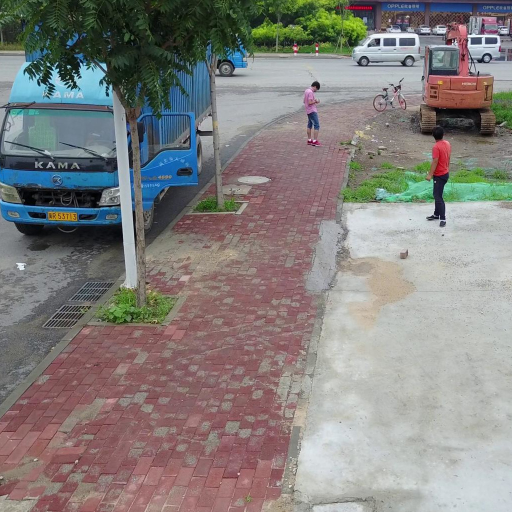
#> input picture Images/visdrone_1024.jpg, 1024 x 1024 px (shown at 1/2 size); its folder holds 6 pictures in this run
$ python benchmarking.py   (older library calls are emulated)
#> lines starting #> are read from the running program, lines starting #| are printed output that depends on the picture
### custom_spatial_based.py
import numpy as np
from help_functions import grow_tamper_pixels_single_channel, fix_voids_using_interpolation, reduce_img_size, maxpool2d, do_inpainting


# [16 lines left out: function fix_hi_using_lo, not called in this run]


def vectorized_random_auth_data_locations(rng, size_x, size_y):
    """
    Vectorized function to randomize authentication data locations
    """

    # We know that the number of length and width pixels will always be even,
    # so we can take the max values of 2x2 areas without having to worry about padding
    a = rng.random(size=(size_x * size_y // 4, 4))

    # Set max values to one
    # Use [:,None] to turn the 1D max array into a 2D array,
    # which is needed for appropriate boolean matching
    b = (a == a.max(axis=1)[:,None]).astype(int)

    # Reshape into desired shape:
    auth_loc_mask = np.empty((size_x, size_y), dtype=int)
    auth_loc_mask[0::2, :] = b[:, :2].reshape(-1, size_y)
    auth_loc_mask[1::2, :] = b[:, 2:].reshape(-1, size_y)

    data_loc_mask = auth_loc_mask * (-1) + 1

    return auth_loc_mask.astype(bool), data_loc_mask.astype(bool)


# [209 lines left out: functions __void_index_to_data_indices, embed_watermark_no_vectorization, tamper_detection_no_vectorization, not called in this run]


def embed_watermark(input_img, seed):
    """
    Watermark embedding
    """
    # Generate recovery watermark
    base_x, base_y = input_img.shape[:2]
    # n_channels = 3 if len(input_img.shape) == 3 else 1
    n_channels = input_img.shape[2]
    size_x_lo=base_x // 4
    size_y_lo=base_y // 4
    size_x_hi=base_x // 2
    size_y_hi=base_y // 2
    # Low resolution and high resolution recovery watermarks
    rec_w_lo = reduce_img_size(input_image=input_img, new_size_x=size_x_lo, new_size_y=size_y_lo)
    rec_w_hi = reduce_img_size(input_image=input_img, new_size_x=size_x_hi, new_size_y=size_y_hi)
    # display_images([input_img, rec_w_hi, rec_w_lo], "Original, High quality, Low quality")

    # Generate authentication watermark
    auth_w_size_x = base_x // 2
    auth_w_size_y = base_y // 2
    rng = np.random.default_rng(seed=seed)

    auth_w = rng.integers(low=0, high=4, size=(auth_w_size_x * auth_w_size_y, n_channels), dtype=int)

    auth_loc, data_loc = vectorized_random_auth_data_locations(rng=rng, size_x=base_x, size_y=base_y)

    # Put all reconstruction watermarks in one big list
    # High resolution subarrays
    hi_numel = size_x_hi * size_y_hi
    rec_w_hi = rec_w_hi.reshape((hi_numel, n_channels))
    hi0 = (rec_w_hi >> 6) & 3
    hi1 = (rec_w_hi >> 4) & 3
    hi_arr = np.concat([hi0, hi1])

    # Low resolution subarrays
    lo_numel = size_x_lo * size_y_lo
    rec_w_lo = rec_w_lo.reshape((lo_numel, n_channels))
    lo0 = (rec_w_lo >> 6) & 3
    lo1 = (rec_w_lo >> 4) & 3
    lo_arr = np.concat([lo0, lo1, lo0, lo1])

    # Concatenate all data
    data_array = np.concat([hi_arr, lo_arr])

    # Shuffle the array
    shuffle_indices = np.arange(2* hi_numel + 4*lo_numel)
    rng.shuffle(shuffle_indices)

    data_array = data_array[shuffle_indices]

    base_array = np.empty((base_x, base_y, n_channels), dtype=np.uint8)

    base_array[auth_loc] = auth_w
    base_array[data_loc] = data_array
    # print(input_img.shape, base_array.shape)

    return (input_img & 0b11111100) | base_array


# [270 lines left out: functions tamper_detection, __tamper_detection_for_test, recovery, not called in this run]

### help_functions.py
"""
Module implementing help functions for the rest of the project
"""

import matplotlib.pyplot as plt
import numpy as np
from enum import Enum, auto
import cv2
import copy
# from cv2 import resize


class BinaryClassification:

    # [24 lines left out: function __init__, not called in this run]

    def recall(self):
        return self.tp / (self.tp + self.fn)

    # [10 lines left out: functions precision, f1, not called in this run]

    def fpr(self):
        return self.fp / (self.fp + self.tn)

    def fnr(self):
        return self.fn / (self.fn + self.tp)


# [228 lines left out: functions flip_binary_array, grow_tamper_pixels_single_channel, fix_voids_using_interpolation, fix_voids_using_interpolation_, fix_voids_using_interpolation_fast, not called in this run]


def reduce_img_size(input_image, **kwargs):
    new_size_x = kwargs.get("new_size_x", input_image.shape[0] // 2)
    new_size_y = kwargs.get("new_size_y", input_image.shape[1] // 2)
    return cv2.resize(input_image, (new_size_y, new_size_x))

# [65 lines left out: functions do_inpainting, sharpen, maxpool2d, display_images, not called in this run]

### benchmarking.py
"""
Own code that evaluates existing and new fragile watermarking schemes
"""
import secrets
import os
import shutil
import json
import imageio.v2 as imageio
from enum import Enum
from generic_attacks import *
from skimage.metrics import mean_squared_error, structural_similarity, peak_signal_noise_ratio

from help_functions import display_images, BinaryClassification
import numpy as np
from time import time

from median_method import do_self_embedding_rgb as embed_median
from median_method import tamper_detection as tamper_detection_median
from median_method import recovery as recovery_median

from original_code_interface import do_fast_embedding as embed_double_dwt_fast
from original_code_interface import do_fast_tamper_detection as tamper_detection_double_dwt_fast
from original_code_interface import do_fast_recovery as recovery_double_dwt_fast

from custom_spatial_based import embed_watermark as embed_hi_lo_spatial
from custom_spatial_based import tamper_detection as tamper_detection_hi_lo_spatial
from custom_spatial_based import recovery as recovery_hi_lo_spatial

from svd_based import do_svd_and_block_based_watermarking as embed_svd
from svd_based import tamper_detection as tamper_detection_svd
from svd_based import recovery as recovery_svd

from molina_garcia import watermark_embedding as embed_molina_garcia
from molina_garcia import tamper_detection as tamper_detection_molina_garcia
from molina_garcia import recovery as recovery_molina_garcia

from lbp_based import do_self_embedding_rgb as embed_sisaudia
from lbp_based import tamper_detection as tamper_detection_sisaudia
from lbp_based import recovery as recovery_sisaudia

from grayscale_recovery import watermarking as embed_grayscale
from grayscale_recovery import tamper_detection as tamper_detection_grayscale
from grayscale_recovery import recovery as recovery_grayscale

BENCHMARKS_PATH = os.path.join(os.path.dirname(__file__), "benchmarking")
BENCHMARK_IMAGES_PATH = os.path.join(BENCHMARKS_PATH, "evaluation_image_results")

def store_image(image, path, name, format):
    uri = os.path.join(path, name + ".{}".format(format))
    imageio.imwrite(uri=uri, im=image, format=format)


def store_image(image, path, name, format):
    uri = os.path.join(path, name + ".{}".format(format))
    imageio.imwrite(uri=uri, im=image, format=format)

def create_or_append_dir(dir_path):
    if not os.path.isdir(dir_path):
        os.makedirs(dir_path)

# [4 lines left out: function create_clean_dir, not called in this run]

def technique_to_filepath(technique):

    filename = technique + ".json"
    file_path = os.path.join(BENCHMARKS_PATH, filename)

    return file_path

def initialize_performance_metrics_file(technique):
    file_path = technique_to_filepath(technique=technique)

    if not os.path.isfile(file_path):
        with open(file_path, "w") as fp:
            start_dict = {"method": technique, "images": {}}
            json.dump(start_dict, fp)

def add_img_to_performance_metrics_file(technique, image_name, img_size_x, img_size_y, img_channels, format=None):
    file_path = technique_to_filepath(technique=technique)

    with open(file_path, "r") as fp:
        file_dict = json.load(fp)

    metadata_dict = {
        "size_x": img_size_x,
        "size_y": img_size_y,
        "channels": img_channels,
        "format": "" if format is None else format
    }

    if image_name not in file_dict["images"]:
        file_dict["images"][image_name] = {"metadata": metadata_dict, "benchmarks": {}}
    else:
        # Update metadata:
        file_dict["images"][image_name]["metadata"] = metadata_dict

    # Store dict again
    with open(file_path, "w+") as fp:
        json.dump(file_dict, fp)

# [39 lines left out: functions update_performance_metrics_file, benchmark_method_time, tamper_detection_evaluation, not called in this run]

def image_metrics(image_true, image_test):

    mse = mean_squared_error(image0=image_true, image1=image_test)

    psnr = peak_signal_noise_ratio(image_true=image_true, image_test=image_test)

    # For non-square images: The SSIM should use a window size with odd values smaller than the smallest side of the image
    # For now, use 11x11 windows
    ssim = structural_similarity(im1=image_true, im2=image_test, win_size=11, data_range=255, channel_axis=2)

    return mse, psnr, ssim

# [92 lines left out: functions process_attack, test_random_crop_center_attack, test_value_crop_center_attack, not called in this run]

def run_evaluation_suite_full(input_image, embedding_method, tamper_detection_method, recovery_method,
                              n_timing_iterations, technique_name, image_name, format, do_benchmarking=True, do_attack_suite=True):
    # Prelims
    img_storage_path = os.path.join(BENCHMARK_IMAGES_PATH, technique_name)

    size_x, size_y = input_image.shape[:2]
    n_channels = 1 if (len(input_image.shape) == 2) else input_image.shape[-1]

    create_or_append_dir(img_storage_path)

    initialize_performance_metrics_file(technique=technique_name)

    add_img_to_performance_metrics_file(technique=technique_name,
                                        image_name=image_name,
                                        img_size_x=size_x,
                                        img_size_y=size_y,
                                        img_channels=n_channels,
                                        format=format)
    # Start benchmarking measurements
    watermarked = embedding_method(input_image)
    base_mse, base_psnr, base_ssim = image_metrics(image_true=input_image, image_test=watermarked)

    if do_benchmarking:
        emb_time = benchmark_method_time(input_image=input_image, method=embedding_method,
                                        kwargs={}, n_iterations=n_timing_iterations)

        update_performance_metrics_file(technique=technique_name,
                                        image_name=image_name,
                                        test_name="embedding",
                                        mse=base_mse,
                                        psnr=base_psnr,
                                        ssim=base_ssim,
                                        time=emb_time)

        det_time = benchmark_method_time(input_image=input_image, method=tamper_detection_method,
                                        kwargs={}, n_iterations=n_timing_iterations)

        update_performance_metrics_file(technique=technique_name,
                                        image_name=image_name,
                                        test_name="tamper_detection",
                                        mse=-1,
                                        psnr=-1,
                                        ssim=-1,
                                        time=det_time)

    if do_attack_suite:
        crop_percentages = [0.1, 0.25, 0.5, 0.75, 0.9]

        for percentage in crop_percentages:
            test_random_crop_center_attack(
                original=input_image, watermarked=watermarked, detection_method=tamper_detection_method,
                recovery_method=recovery_method,
                technique=technique_name, image_name=image_name, display=False,
                benchmark_recovery_time=0, storage_dir=img_storage_path, percentage=percentage)

            test_value_crop_center_attack(
                original=input_image, watermarked=watermarked, detection_method=tamper_detection_method,
                recovery_method=recovery_method,
                technique=technique_name, image_name=image_name, display=False, value=0,
                benchmark_recovery_time=0, storage_dir=img_storage_path, percentage=percentage)


# [23 lines left out: function evaluate_double_dwt_fast, not called in this run]


def evaluate_hi_lo_spatial(input_image, image_name, format=None, do_benchmarking=True, do_attack_suite=True):
    # Housekeeping
    technique_name = "hi_lo_spatial"
    seed = secrets.randbits(128)

    def embedding_method(img):
        return embed_hi_lo_spatial(input_img=img, seed=seed)

    # [13 lines left out: functions tamper_detection_method, recovery_method, not called in this run]

    run_evaluation_suite_full(input_image=input_image,
                              embedding_method=embedding_method,
                              tamper_detection_method=tamper_detection_method,
                              recovery_method=recovery_method, n_timing_iterations=100,
                              technique_name=technique_name, image_name=image_name, format=format,
                              do_benchmarking=do_benchmarking, do_attack_suite=do_attack_suite)

# [135 lines left out: functions evaluate_grayscale, evaluate_svd, evaluate_molina_garcia, evaluate_median, evaluate_sisaudia, not called in this run]

class WatermarkingMethod(Enum):
    DoubleDWTFast = "double_dwt_fast"
    LimitedFreqLo = "limited_freq_lo"
    # HiLoFreq = "hi_lo_freq"
    HiLoSpatial = "hi_lo_spatial"
    Median = "median"
    SVD = "svd"
    MolinaGarcia = "molina_garcia"
    Sisaudia = "sisaudia"
    Grayscale = "grayscale"


def get_evaluation_function(method: WatermarkingMethod):
    if method == WatermarkingMethod.DoubleDWTFast:
        return evaluate_double_dwt_fast
    # elif method == WatermarkingMethod.HiLoFreq:
    #     return evaluate_hi_lo_freq
    elif method == WatermarkingMethod.HiLoSpatial:
        return evaluate_hi_lo_spatial
    elif method == WatermarkingMethod.Median:
        return evaluate_median
    elif method == WatermarkingMethod.SVD:
        return evaluate_svd
    elif method == WatermarkingMethod.MolinaGarcia:
        return evaluate_molina_garcia
    elif method == WatermarkingMethod.Sisaudia:
        return evaluate_sisaudia
    elif method == WatermarkingMethod.Grayscale:
        return evaluate_grayscale
    else:
        raise ValueError


def load_image(image_name: str, image_filename: str = None):
    current_directory = os.path.dirname(__file__)
    if image_filename is None:
        img_path = os.path.join(current_directory, 'Images/{}.tiff'.format(image_name))
    else:
        img_path = os.path.join(current_directory, 'Images', image_filename)
    img = imageio.imread(img_path)

    return img, img_path


def do_evaluation(method: WatermarkingMethod, image_name: str, image_filename: str = None, do_benchmarking=True, do_attack_suite=True):
    img, img_path = load_image(image_name=image_name, image_filename=image_filename)
    get_evaluation_function(method=method)(input_image=img, image_name=image_name, format=os.path.splitext(img_path)[-1], do_benchmarking=do_benchmarking, do_attack_suite=do_attack_suite)


# [5 lines left out: function run_all_evaluations, not called in this run]

def run_all_evaluations_1024():
    methods = [WatermarkingMethod.HiLoSpatial, WatermarkingMethod.DoubleDWTFast, WatermarkingMethod.Sisaudia, WatermarkingMethod.Median, WatermarkingMethod.MolinaGarcia, WatermarkingMethod.Grayscale, WatermarkingMethod.SVD]
    for method in methods:
        do_evaluation(method=method, image_name="visdrone_1024", image_filename="visdrone_1024.jpg")
#> in load_image, img is the input picture: shape (1024, 1024, 3); mean R, G, B 131.6, 128.2, 126
#> in reduce_img_size, `return cv2.resize(input_image, (new_size_y, new_size_x))`:
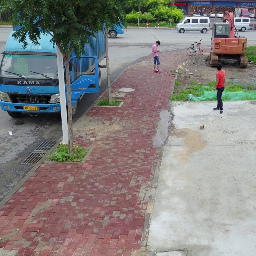
#> returned value: shape (256, 256, 3); mean of channels 0, 1, 2 131.8, 128.4, 126.1; drawn as R, G, B
#> in reduce_img_size (call 2), `return cv2.resize(input_image, (new_size_y, new_size_x))`:
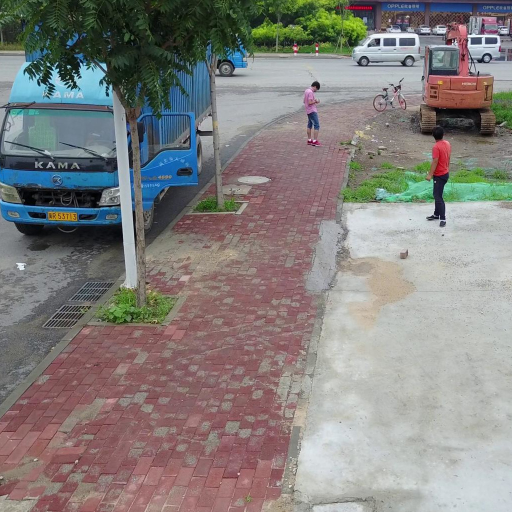
#> returned value: shape (512, 512, 3); mean of channels 0, 1, 2 131.7, 128.3, 126.1; drawn as R, G, B
#> in vectorized_random_auth_data_locations, `auth_loc_mask[0::2, :] = b[:, :2].reshape(-1, size_y)`:
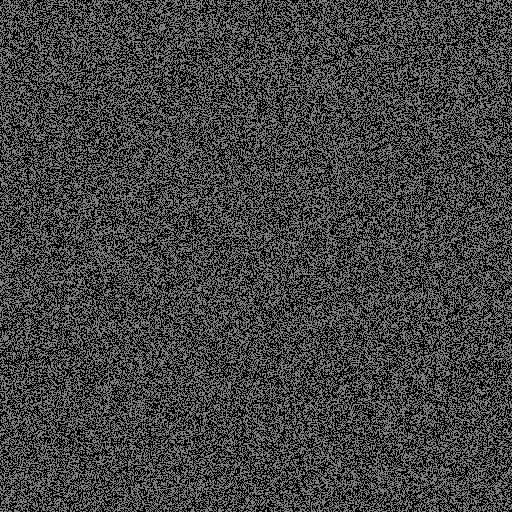
#> auth_loc_mask: shape (1024, 1024) int64 (shown at 1/2 size); values 0 (black) and 1 (white), 12.5% white in thin lines or dots
#> in vectorized_random_auth_data_locations, `auth_loc_mask[1::2, :] = b[:, 2:].reshape(-1, size_y)`:
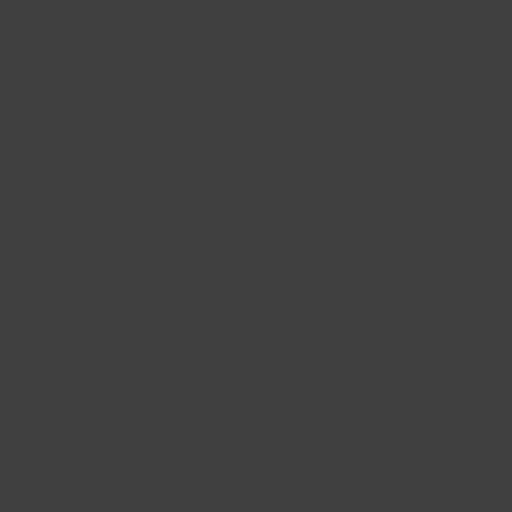
#> auth_loc_mask: shape (1024, 1024) int64 (shown at 1/2 size); values 0 (black) and 1 (white), 25% white in thin lines or dots
#> in image_metrics, `mse = mean_squared_error(image0=image_true, image1=image_test)`: mse = 2.37
#> in image_metrics, `psnr = peak_signal_noise_ratio(image_true=image_true, image_test=image..`: psnr = 44.39
        print("Finished", method)

# [14 lines left out: functions run_all_evaluations_fullhd, run_all_for_images_paper, not called in this run]


def rerun_one_method(method: WatermarkingMethod):
    for image_name in ["Peppers", "Baboon", "Sailboat", "Airplane", "Car"]:
        do_evaluation(method=method, image_name=image_name)


if __name__ == "__main__":
    # [16 lines of commented-out code are left out]
#> (the run stopped early here; a loop or call above may not have finished)
